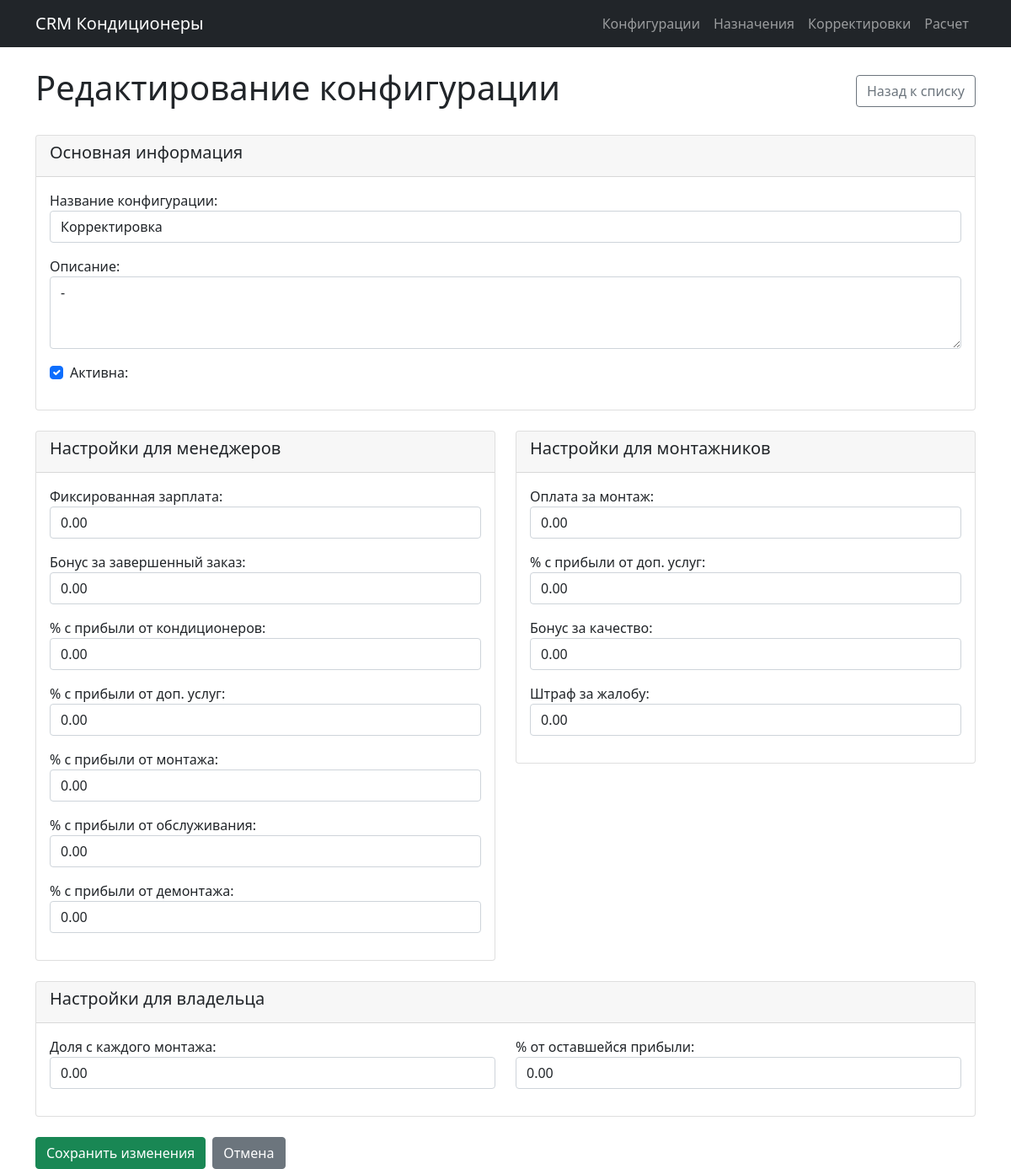
/salary/config/1/edit/ (signed in), run on the app's committed database.
### salary_config/models.py (models this page shows, shortened)
class SalaryConfig(models.Model):
    name = models.CharField(max_length=100, verbose_name="Название конфигурации")
    description = models.TextField(blank=True, verbose_name="Описание")
    is_active = models.BooleanField(default=True, verbose_name="Активна")
    created_at = models.DateTimeField(auto_now_add=True, verbose_name="Дата создания")
    updated_at = models.DateTimeField(auto_now=True, verbose_name="Дата обновления")
    class Meta:
        verbose_name = "Конфигурация зарплат"
        verbose_name_plural = "Конфигурации зарплат"
        ordering = ['-created_at']

class ManagerSalaryConfig(models.Model):
    config = models.OneToOneField(
        SalaryConfig,
        on_delete=models.CASCADE,
        related_name='manager_config',
        verbose_name="Конфигурация"
    )
    fixed_salary = models.DecimalField(
        max_digits=10,
        decimal_places=2,
        default=Decimal('30000.00'),
        verbose_name="Фиксированная зарплата",
        help_text="Оклад в рублях"
    )
    bonus_per_completed_order = models.DecimalField(
        max_digits=8,
        decimal_places=2,
        default=Decimal('250.00'),
        verbose_name="Бонус за завершенный заказ",
        help_text="Сумма в рублях за каждый завершенный заказ"
    )
    conditioner_profit_percentage = models.DecimalField(
        max_digits=5,
        decimal_places=2,
        default=Decimal('20.00'),
        validators=[MinValueValidator(0), MaxValueValidator(100)],
        verbose_name="% с прибыли от кондиционеров",
        help_text="Процент от прибыли с продажи кондиционеров"
    )
    additional_services_profit_percentage = models.DecimalField(
        max_digits=5,
        decimal_places=2,
        default=Decimal('30.00'),
        validators=[MinValueValidator(0), MaxValueValidator(100)],
        verbose_name="% с прибыли от доп. услуг",
        help_text="Процент от прибыли с продажи дополнительных услуг"
    )
    installation_profit_percentage = models.DecimalField(
        max_digits=5,
        decimal_places=2,
        default=Decimal('15.00'),
        validators=[MinValueValidator(0), MaxValueValidator(100)],
        verbose_name="% с прибыли от монтажа",
        help_text="Процент от прибыли с услуг монтажа"
    )
    maintenance_profit_percentage = models.DecimalField(
        max_digits=5,
        decimal_places=2,
        default=Decimal('25.00'),
        validators=[MinValueValidator(0), MaxValueValidator(100)],
        verbose_name="% с прибыли от обслуживания",
        help_text="Процент от прибыли с услуг обслуживания"
    )
    dismantling_profit_percentage = models.DecimalField(
        max_digits=5,
        decimal_places=2,
        default=Decimal('20.00'),
        validators=[MinValueValidator(0), MaxValueValidator(100)],
        verbose_name="% с прибыли от демонтажа",
        help_text="Процент от прибыли с услуг демонтажа"
    )
    class Meta:
        verbose_name = "Настройки зарплаты менеджера"
        verbose_name_plural = "Настройки зарплат менеджеров"

class InstallerSalaryConfig(models.Model):
    config = models.OneToOneField(
        SalaryConfig,
        on_delete=models.CASCADE,
        related_name='installer_config',
        verbose_name="Конфигурация"
    )
    payment_per_installation = models.DecimalField(
        max_digits=8,
        decimal_places=2,
        default=Decimal('1500.00'),
        verbose_name="Оплата за монтаж",
        help_text="Фиксированная сумма за каждый завершенный монтаж"
    )
    additional_services_profit_percentage = models.DecimalField(
        max_digits=5,
        decimal_places=2,
        default=Decimal('30.00'),
        validators=[MinValueValidator(0), MaxValueValidator(100)],
        verbose_name="% с прибыли от доп. услуг",
        help_text="Процент от прибыли с дополнительных услуг, проданных монтажником"
    )
    quality_bonus = models.DecimalField(
        max_digits=8,
        decimal_places=2,
        default=Decimal('0.00'),
        verbose_name="Бонус за качество",
        help_text="Дополнительный бонус за качественную работу"
    )
    penalty_per_complaint = models.DecimalField(
        max_digits=8,
        decimal_places=2,
        default=Decimal('500.00'),
        verbose_name="Штраф за жалобу",
        help_text="Штраф за обоснованную жалобу клиента"
    )
    class Meta:
        verbose_name = "Настройки зарплаты монтажника"
        verbose_name_plural = "Настройки зарплат монтажников"

class OwnerSalaryConfig(models.Model):
    config = models.OneToOneField(
        SalaryConfig,
        on_delete=models.CASCADE,
        related_name='owner_config',
        verbose_name="Конфигурация"
    )
    payment_per_installation = models.DecimalField(
        max_digits=8,
        decimal_places=2,
        default=Decimal('1500.00'),
        verbose_name="Доля с каждого монтажа",
        help_text="Фиксированная сумма с каждого завершенного монтажа"
    )
    remaining_profit_percentage = models.DecimalField(
        max_digits=5,
        decimal_places=2,
        default=Decimal('100.00'),
        validators=[MinValueValidator(0), MaxValueValidator(100)],
        verbose_name="% от оставшейся прибыли",
        help_text="Процент от прибыли после выплат менеджерам и монтажникам"
    )
    class Meta:
        verbose_name = "Настройки зарплаты владельца"
        verbose_name_plural = "Настройки зарплат владельцев"

### salary_config/views.py (the view)
# urls.py: path('config/<int:pk>/edit/', views.salary_config_edit, name='config_edit'),
@login_required
def salary_config_edit(request, pk):
   if request.user.role != 'owner':
       messages.error(request, 'У вас нет прав для редактирования настроек зарплат.')
       return redirect('dashboard')
   config = get_object_or_404(SalaryConfig, pk=pk)
   manager_config = getattr(config, 'manager_config', None)
   installer_config = getattr(config, 'installer_config', None)
   owner_config = getattr(config, 'owner_config', None)
   if request.method == 'POST':
       config_form = SalaryConfigForm(request.POST, instance=config)
       manager_form = ManagerSalaryConfigForm(request.POST, instance=manager_config)
       installer_form = InstallerSalaryConfigForm(request.POST, instance=installer_config)
       owner_form = OwnerSalaryConfigForm(request.POST, instance=owner_config)
       if all([config_form.is_valid(), manager_form.is_valid(),
               installer_form.is_valid(), owner_form.is_valid()]):
           with transaction.atomic():
               config = config_form.save()
               manager_config = manager_form.save(commit=False)
               manager_config.config = config
               manager_config.save()
               installer_config = installer_form.save(commit=False)
               installer_config.config = config
               installer_config.save()
               owner_config = owner_form.save(commit=False)
               owner_config.config = config
               owner_config.save()
           messages.success(request, 'Конфигурация зарплаты успешно обновлена!')
           return redirect('salary_config:config_detail', pk=config.pk)
   else:
       config_form = SalaryConfigForm(instance=config)
       manager_form = ManagerSalaryConfigForm(instance=manager_config)
       installer_form = InstallerSalaryConfigForm(instance=installer_config)
       owner_form = OwnerSalaryConfigForm(instance=owner_config)
   context = {
       'config': config,
       'config_form': config_form,
       'manager_form': manager_form,
       'installer_form': installer_form,
       'owner_form': owner_form,
       'edit': True,
   }
   return render(request, 'salary_config/config_form.html', context)

### salary_config/forms.py
class SalaryConfigForm(forms.ModelForm):
    class Meta:
        model = SalaryConfig
        fields = ['name', 'description', 'is_active']
        widgets = {
            'name': forms.TextInput(attrs={'class': 'form-control'}),
            'description': forms.Textarea(attrs={'class': 'form-control', 'rows': 3}),
            'is_active': forms.CheckboxInput(attrs={'class': 'form-check-input'}),
        }

class ManagerSalaryConfigForm(forms.ModelForm):
    class Meta:
        model = ManagerSalaryConfig
        exclude = ['config']
        widgets = {
            'fixed_salary': forms.NumberInput(attrs={'class': 'form-control', 'step': '0.01'}),
            'bonus_per_completed_order': forms.NumberInput(attrs={'class': 'form-control', 'step': '0.01'}),
            'conditioner_profit_percentage': forms.NumberInput(attrs={'class': 'form-control', 'step': '0.01', 'min': '0', 'max': '100'}),
            'additional_services_profit_percentage': forms.NumberInput(attrs={'class': 'form-control', 'step': '0.01', 'min': '0', 'max': '100'}),
            'installation_profit_percentage': forms.NumberInput(attrs={'class': 'form-control', 'step': '0.01', 'min': '0', 'max': '100'}),
            'maintenance_profit_percentage': forms.NumberInput(attrs={'class': 'form-control', 'step': '0.01', 'min': '0', 'max': '100'}),
            'dismantling_profit_percentage': forms.NumberInput(attrs={'class': 'form-control', 'step': '0.01', 'min': '0', 'max': '100'}),
        }

### templates/salary_config/config_form.html (shortened to what this page needs)
{% extends 'salary_config/base.html' %}
{% block content %}
<div class="row">
    <div class="col-12">
        <div class="d-flex justify-content-between align-items-center mb-4">
            <h1>
                {% if edit %}Редактирование конфигурации{% else %}Создание конфигурации{% endif %}
            </h1>
            <a href="{% url 'salary_config:config_list' %}" class="btn btn-outline-secondary">Назад к списку</a>
        </div>
        <form method="post" class="row">
            <div class="col-12 mb-4">
                <div class="card">
                    <div class="card-header">
                        <h5>Основная информация</h5>
                    </div>
                    <div class="card-body">
                        <div class="mb-3">
                            {{ config_form.name.label_tag }}
                            {{ config_form.name }}
                        </div>
                        <div class="mb-3">
                            {{ config_form.description.label_tag }}
                            {{ config_form.description }}
                        </div>
                        <div class="mb-3 form-check">
                            {{ config_form.is_active }}
                            {{ config_form.is_active.label_tag }}
                        </div>
                    </div>
                </div>
            </div>
            <div class="col-md-6 mb-4">
                <div class="card">
                    <div class="card-header">
                        <h5>Настройки для менеджеров</h5>
                    </div>
                    <div class="card-body">
                        {% for field in manager_form %}
                            <div class="mb-3">
                                {{ field.label_tag }}
                                {{ field }}
                            </div>
                        {% endfor %}
                    </div>
                </div>
            </div>
            <div class="col-md-6 mb-4">
                <div class="card">
                    <div class="card-header">
                        <h5>Настройки для монтажников</h5>
                    </div>
                    <div class="card-body">
                        {% for field in installer_form %}
                            <div class="mb-3">
                                {{ field.label_tag }}
                                {{ field }}
                            </div>
                        {% endfor %}
                    </div>
                </div>
            </div>
            <div class="col-12 mb-4">
                <div class="card">
                    <div class="card-header">
                        <h5>Настройки для владельца</h5>
                    </div>
                    <div class="card-body">
                        <div class="row">
                            {% for field in owner_form %}
                                <div class="col-md-6 mb-3">
                                    {{ field.label_tag }}
                                    {{ field }}
                                </div>
                            {% endfor %}
                        </div>
                    </div>
                </div>
            </div>
            <div class="col-12">
                <div class="d-flex gap-2">
                    <button type="submit" class="btn btn-success">
                        {% if edit %}Сохранить изменения{% else %}Создать конфигурацию{% endif %}
                    </button>
                    <a href="{% url 'salary_config:config_list' %}" class="btn btn-secondary">Отмена</a>
                </div>
            </div>
        </form>
    </div>
</div>
{% endblock %}

### data on the page
SalaryConfig: name "Корректировка", description "-", is_active "☑"
ManagerSalaryConfig: manager_form "0.00" "0.00" "0.00" "0.00" "0.00" "0.00" "0.00"
InstallerSalaryConfig: installer_form "0.00" "0.00" "0.00" "0.00"
OwnerSalaryConfig: owner_form "0.00" "0.00"

### other printed values
{{ config_form.name.label_tag }} "Название конфигурации:"
{{ config_form.description.label_tag }} "Описание:"
{{ config_form.is_active.label_tag }} "Активна:"
{{ field.label_tag }} "Фиксированная зарплата:" "Бонус за завершенный заказ:" "% с прибыли от кондиционеров:" "% с прибыли от доп. услуг:" "% с прибыли от монтажа:" "% с прибыли от обслуживания:" "% с прибыли от демонтажа:"
{{ field.label_tag }} "Оплата за монтаж:" "% с прибыли от доп. услуг:" "Бонус за качество:" "Штраф за жалобу:"
{{ field.label_tag }} "Доля с каждого монтажа:" "% от оставшейся прибыли:"
